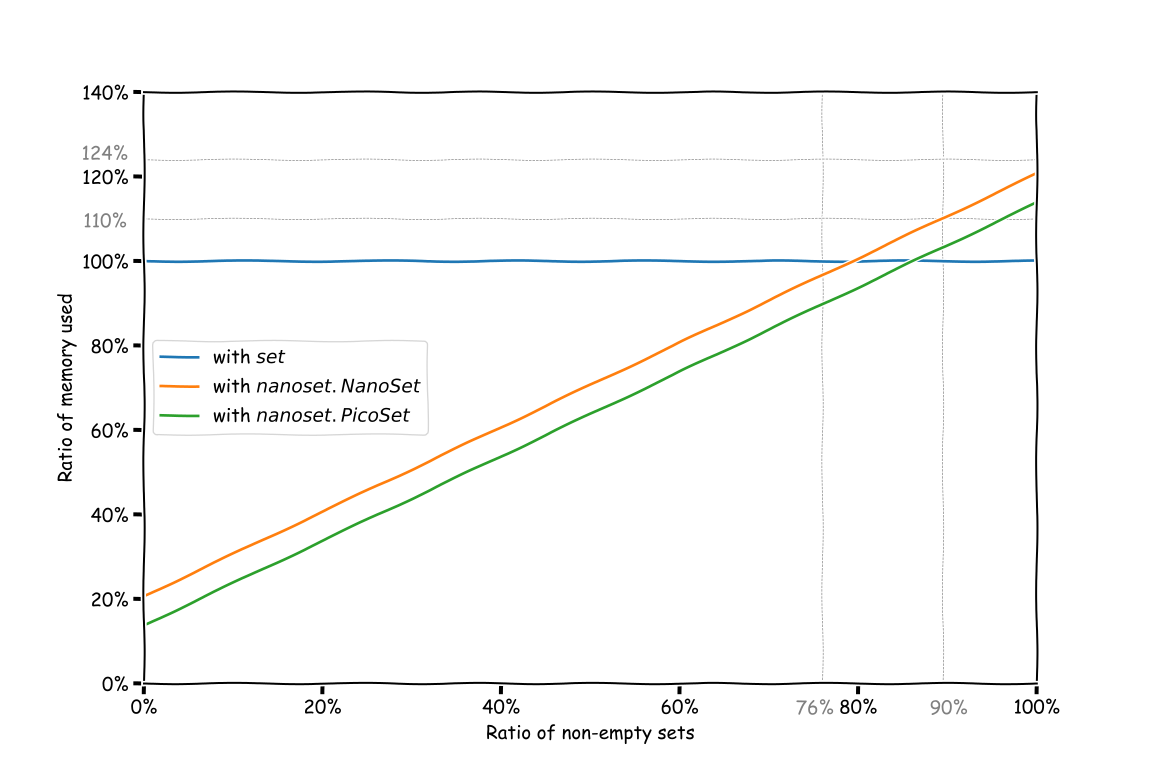

This figure's Python source:
import os

from matplotlib import pyplot as plt
from matplotlib.ticker import PercentFormatter

S = 232
s_pico = 24
s_nano = 56

def with_set(x):
    return 100 * S / (100 * S)

def with_nanoset(x):
    return (x*(S + s_nano) + (100 - x)*s_nano) / (100 * S)

def with_picoset(x):
    return (x*(S + s_pico) + (100 - x)*s_pico) / (100 * S)

listx = list(range(101))

plt.figure(figsize=[12, 8])
plt.xkcd(scale=0.5)
plt.axvline(76, linewidth=0.5, linestyle='--', color="grey")
plt.axvline(89.5, linewidth=0.5, linestyle='--', color="grey")
plt.axhline(1.1, linewidth=0.5, linestyle='--', color="grey")
plt.axhline(1.24, linewidth=0.5, linestyle='--', color="grey")
plt.plot(listx, list(map(with_set, listx)), label="with $set$")
plt.plot(listx, list(map(with_nanoset, listx)), label="with $nanoset.NanoSet$")
plt.plot(listx, list(map(with_picoset, listx)), label="with $nanoset.PicoSet$")
plt.legend()
plt.xlim([0, 100])
plt.ylim([0, 1.4])
plt.gca().yaxis.set_major_formatter(PercentFormatter(xmax=1))
plt.gca().xaxis.set_major_formatter(PercentFormatter(xmax=100))
plt.xlabel("Ratio of non-empty sets")
plt.ylabel("Ratio of memory used")
plt.annotate('124%', xy=(0, 1.24), xytext=(-7, 1.24), color="grey")
plt.annotate('110%', xy=(0, 1.24), xytext=(-6.8, 1.08), color="grey")

plt.annotate('76%', xy=(0, 1.24), xytext=(73, -0.0725), color="grey")
plt.annotate('90%', xy=(0, 1.24), xytext=(88, -0.0725), color="grey")



plt.savefig(os.path.abspath(os.path.join(__file__, '..', 'sizegraph.svg')))
